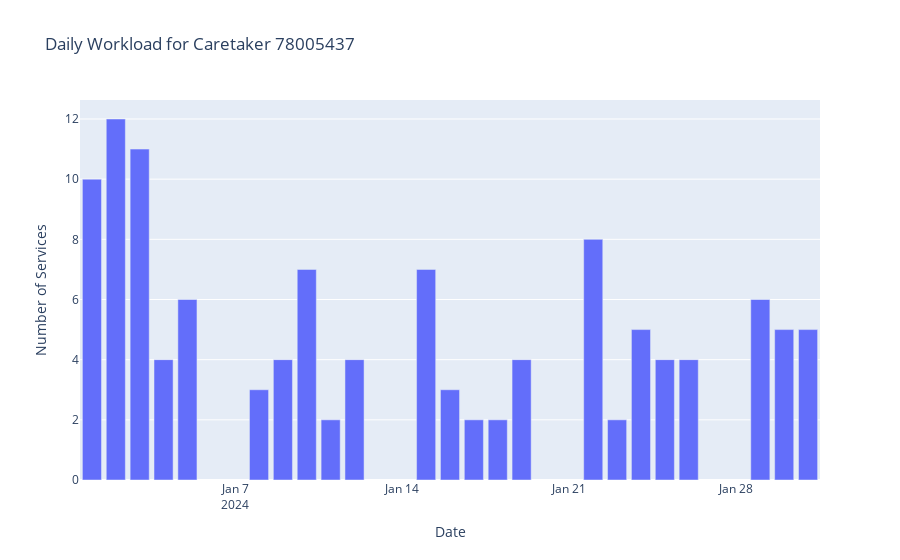

The cell this chart's notebook holds for it:
### Code cell
def plot_daily_workload(caretaker_daily_workload, caretaker_id):
    sample_caretaker = caretaker_daily_workload[caretaker_daily_workload['ID Intervenant'] == caretaker_id]
    fig = px.bar(sample_caretaker, x='Date', y='Daily Service Count', title=f'Daily Workload for Caretaker {caretaker_id}')
    fig.update_layout(xaxis_title='Date', yaxis_title='Number of Services')
    fig.show()

plot_daily_workload(caretaker_daily_workload, 78005437)

### Figure 1 — Plotly figure (JSON) as saved in the notebook; plotly's stock layout.template omitted (floating-point values rounded to 4 significant figures)
{"data": [{"alignmentgroup": "True", "hovertemplate": "Date=%{x}<br>Daily Service Count=%{y}<extra></extra>", "legendgroup": "", "marker": {"color": "#636efa", "pattern": {"shape": ""}}, "name": "", "offsetgroup": "", "orientation": "v", "showlegend": false, "textposition": "auto", "type": "bar", "x": ["2024-01-01", "2024-01-02", "2024-01-03", "2024-01-04", "2024-01-05", "2024-01-08", "2024-01-09", "2024-01-10", "2024-01-11", "2024-01-12", "2024-01-15", "2024-01-16", "2024-01-17", "2024-01-18", "2024-01-19", "2024-01-22", "2024-01-23", "2024-01-24", "2024-01-25", "2024-01-26", "2024-01-29", "2024-01-30", "2024-01-31"], "xaxis": "x", "y": [10, 12, 11, 4, 6, 3, 4, 7, 2, 4, 7, 3, 2, 2, 4, 8, 2, 5, 4, 4, 6, 5, 5], "yaxis": "y"}], "layout": {"barmode": "relative", "legend": {"tracegroupgap": 0}, "title": {"text": "Daily Workload for Caretaker 78005437"}, "xaxis": {"anchor": "y", "domain": [0, 1], "title": {"text": "Date"}}, "yaxis": {"anchor": "x", "domain": [0, 1], "title": {"text": "Number of Services"}}}}
